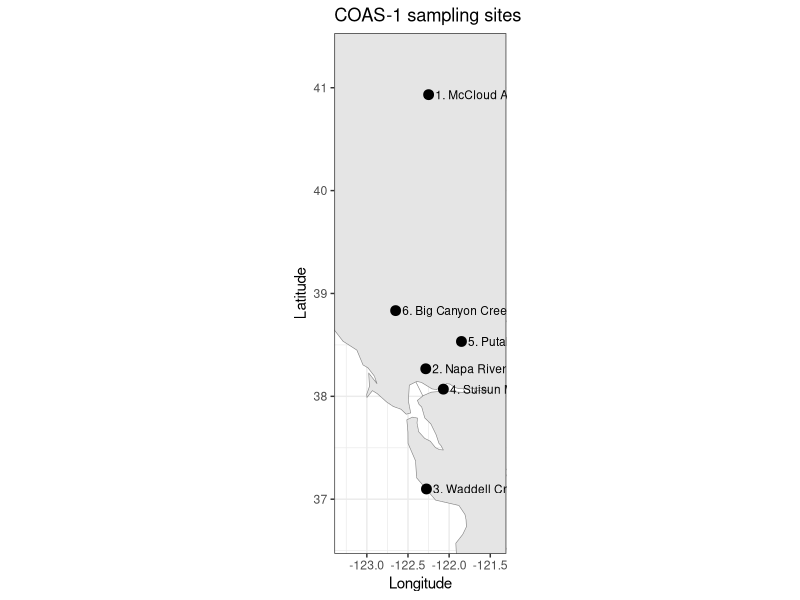
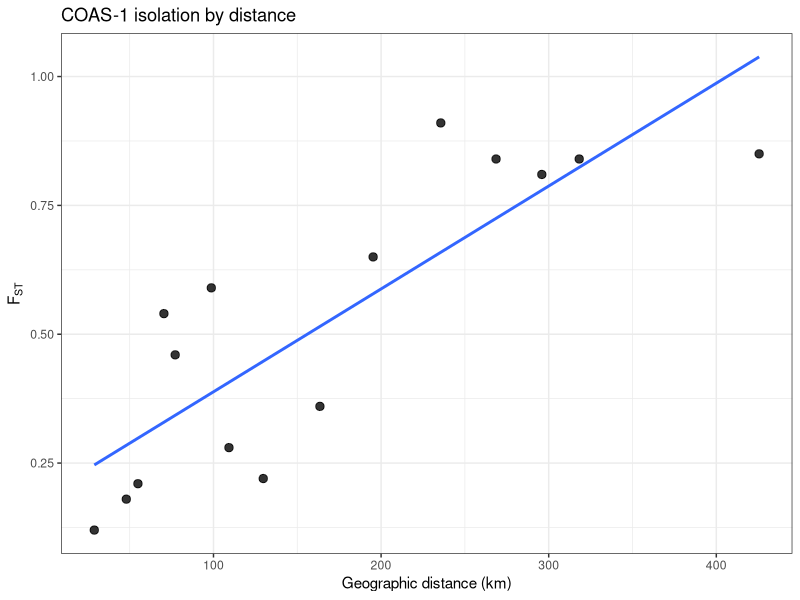

R code for these plots, in order: (Note: this script raises an error after producing the figures.)
#-----------------
# COAS-1
# Cottus asper
# prickly sculpin
#-----------------

library(ggplot2)
library(dplyr)
library(geosphere)
library(maps)

# -----------------------------
# site IDs
# 1 McCloud Arm, Shasta Reservoir (McC M)
# 2 Napa River (NAP)
# 3 Waddell Creek (WAD)
# 4 Suisun Marsh (SUS)
# 5 Putah Creek, Russell Ranch (PUT RR)
# 6 Big Canyon Creek, Putah (PUT BC)
# -----------------------------

# -----------------------------
# coordinates
# exact sampling coordinates from Table 2
# -----------------------------
COAS_1_coords <- data.frame(
  site_id = 1:6,
  lat = c(
    40.932808,
    38.268000,
    37.099517,
    38.070000,
    38.533401,
    38.833417
  ),
  lon = c(
    -122.24928,
    -122.28400,
    -122.27549,
    -122.07000,
    -121.85026,
    -122.65006
  )
)

# -----------------------------
# pairwise FST matrix
# uncorrected pairwise FST between sampling locations
# extracted from authors' fst matrix / Supplementary Fig. S2
# -----------------------------
COAS_1_fst <- matrix(
  c(
    0.00, 0.81, 0.85, 0.84, 0.84, 0.91,
    0.81, 0.00, 0.22, 0.12, 0.18, 0.54,
    0.85, 0.22, 0.00, 0.28, 0.36, 0.65,
    0.84, 0.12, 0.28, 0.00, 0.21, 0.59,
    0.84, 0.18, 0.36, 0.21, 0.00, 0.46,
    0.91, 0.54, 0.65, 0.59, 0.46, 0.00
  ),
  nrow = 6,
  byrow = TRUE
)

rownames(COAS_1_fst) <- colnames(COAS_1_fst) <- as.character(COAS_1_coords$site_id)
COAS_1_fst[COAS_1_fst < 0] <- 0
diag(COAS_1_fst) <- 0

# -----------------------------
# plotting labels only
# -----------------------------
plot_df <- COAS_1_coords
plot_df$label <- c(
  "1. McCloud Arm",
  "2. Napa River",
  "3. Waddell Creek",
  "4. Suisun Marsh",
  "5. Putah RR",
  "6. Big Canyon Creek"
)

# -----------------------------
# site map
# -----------------------------
usa <- ggplot2::map_data("world", region = "USA")
can <- ggplot2::map_data("world", region = "Canada")
world_map <- bind_rows(usa, can)

site_map <- ggplot() +
  geom_polygon(
    data = world_map,
    aes(x = long, y = lat, group = group),
    fill = "grey90",
    color = "grey50",
    linewidth = 0.2
  ) +
  geom_point(
    data = plot_df,
    aes(x = lon, y = lat),
    size = 3
  ) +
  geom_text(
    data = plot_df,
    aes(x = lon, y = lat, label = label),
    hjust = 0,
    nudge_x = 0.08,
    size = 3
  ) +
  coord_fixed(1.25, xlim = c(-123.3, -121.4), ylim = c(36.7, 41.3)) +
  theme_bw() +
  labs(
    title = "COAS-1 sampling sites",
    x = "Longitude",
    y = "Latitude"
  )

print(site_map)

# -----------------------------
# pairwise geographic distance
# -----------------------------
coords_mat <- as.matrix(COAS_1_coords[, c("lon", "lat")])
geo_dist_km <- geosphere::distm(coords_mat, fun = geosphere::distGeo) / 1000
rownames(geo_dist_km) <- colnames(geo_dist_km) <- as.character(COAS_1_coords$site_id)

# -----------------------------
# IBD dataframe + plot
# -----------------------------
ibd_df <- data.frame(
  site1   = rownames(COAS_1_fst)[row(COAS_1_fst)[upper.tri(COAS_1_fst)]],
  site2   = colnames(COAS_1_fst)[col(COAS_1_fst)[upper.tri(COAS_1_fst)]],
  fst     = COAS_1_fst[upper.tri(COAS_1_fst)],
  dist_km = geo_dist_km[upper.tri(geo_dist_km)]
)

ibd_plot <- ggplot(ibd_df, aes(x = dist_km, y = fst)) +
  geom_point(size = 2.5, alpha = 0.8) +
  geom_smooth(method = "lm", se = FALSE) +
  theme_bw() +
  labs(
    title = "COAS-1 isolation by distance",
    x = "Geographic distance (km)",
    y = expression(F[ST])
  )

print(ibd_plot)

# -----------------------------
# save RData
# -----------------------------
save(
  COAS_1_fst,
  COAS_1_coords,
  file = file.path("/Users/johnmccall/Library/CloudStorage/OneDrive-TheOhioStateUniversity/Spring_2026/Landgen_DGS/DGS-Patterns-of-Fish-Diversity/DGS-Patterns-of-Fish-Diversity/Objective 2/Data/COAS-1/data/COAS-1.RData")
)
